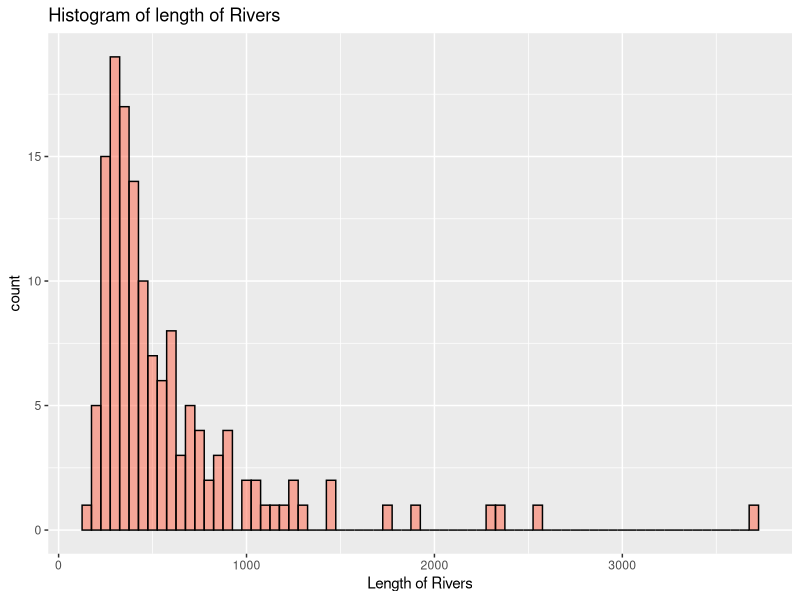

R code for this plot:
## ---- chunk 1
library(ggplot2)
## ---- chunk 2
zstat <- (6.2-7)/sqrt(40/500)
zstat

## ---- chunk 3
qnorm(0.1) #for left bound
qnorm(0.9) # for right bound

## ---- chunk 4
pvalue<-pnorm(zstat) #zstat calculated in (a)
pvalue
## ---- chunk 5
pvalue/2


## ---- chunk 6
CI1 <- 6.2-qnorm(0.975)*sqrt(40/500)
CI2 <-6.2+qnorm(0.975)*sqrt(40/500)
CI1
CI2

## ---- chunk 7
zstat2<- (6.2-6.5)/sqrt(40/500)
zstat2

## ---- chunk 8
pnorm(zstat2)

## ---- chunk 9
data(rivers)
rivers
## ---- chunk 10
longest<-max(rivers)
longest

## ---- chunk 11
riversdf <- data.frame(rivers)
library(ggplot2)
ggplot(riversdf, aes(x=rivers)) + geom_histogram(binwidth=50, color="black", alpha=0.5, fill="tomato") + ggtitle("Histogram of length of Rivers") + xlab("Length of Rivers")

## ---- chunk 12
mfs<-mean(riversdf$rivers)  #sample mean
vfs<-var(riversdf$rivers) # sample variance
mfs
vfs
t<- (mfs-600)/sqrt(vfs/141)
t

## ---- chunk 13

pvalue<-2*(1-pt(abs(t), df=140))
pvalue
qt(0.05, df=140)
qt(0.95, df=140)
